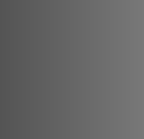
<?xml version="1.0" encoding="UTF-8"?>
<ui version="4.0">
 <class>AppNavigation</class>
 <widget class="QFrame" name="AppNavigation">
  <property name="geometry">
   <rect>
    <x>0</x>
    <y>0</y>
    <width>144</width>
    <height>139</height>
   </rect>
  </property>
  <property name="windowTitle">
   <string>Frame</string>
  </property>
  <property name="styleSheet">
   <string notr="true">QFrame {
color: white;
font-weight:bold;
border: 0px solid #555;
background: qlineargradient(spread:pad, x1:0, y1:0, x2:1, y2:0, stop:0 rgba(84,84,84, 255), stop:1 rgba(120,120,120, 255));
}
QToolButton[active=&quot;false&quot;] {
font: 75 8pt;
font-weight:bold;
color:white;
border: 2px solid ;
border-radius: 6px;
border-top-right-radius:0px;
border-bottom-right-radius:0px;
background-color: rgba(120,120,120,0);
border-color:rgba(60,60,60,0);
}
QToolButton[active=&quot;true&quot;] {
font: 75 8pt;
font-weight:bold;
color:white;
border: 2px solid ;
border-radius: 6px;
border-top-right-radius:0px;
border-bottom-right-radius:0px;
background-color: rgba(150,150,150,255);
border-color:rgb(60,60,60);
border-right-color:rgba(0,0,0,0);
}

QToolButton:hover {
background: qlineargradient(spread:pad, x1:0, y1:0, x2:1, y2:0, stop:0 rgba(152,152,152, 255), stop:1 rgba(220,220,220, 255));
}
QToolButton:pressed {
background: qradialgradient(cx: 0.4, cy: -0.1,
fx: 0.4, fy: -0.1,
radius: 1.35, stop: 0 #fff, stop: 1 #ddd);
}
QToolButton:checked:hover {
background: qradialgradient(cx: 0.3, cy: -0.4,
fx: 0.3, fy: 0.4,
radius: 1.35,
stop: 0 #eee, stop: 1 #bbb);
}
</string>
  </property>
  <layout class="QVBoxLayout" name="verticalLayout">
   <property name="spacing">
    <number>0</number>
   </property>
   <property name="margin">
    <number>0</number>
   </property>
   <item>
    <spacer name="verticalSpacer">
     <property name="orientation">
      <enum>Qt::Vertical</enum>
     </property>
     <property name="sizeHint" stdset="0">
      <size>
       <width>20</width>
       <height>40</height>
      </size>
     </property>
    </spacer>
   </item>
  </layout>
 </widget>
 <resources/>
 <connections/>
</ui>
